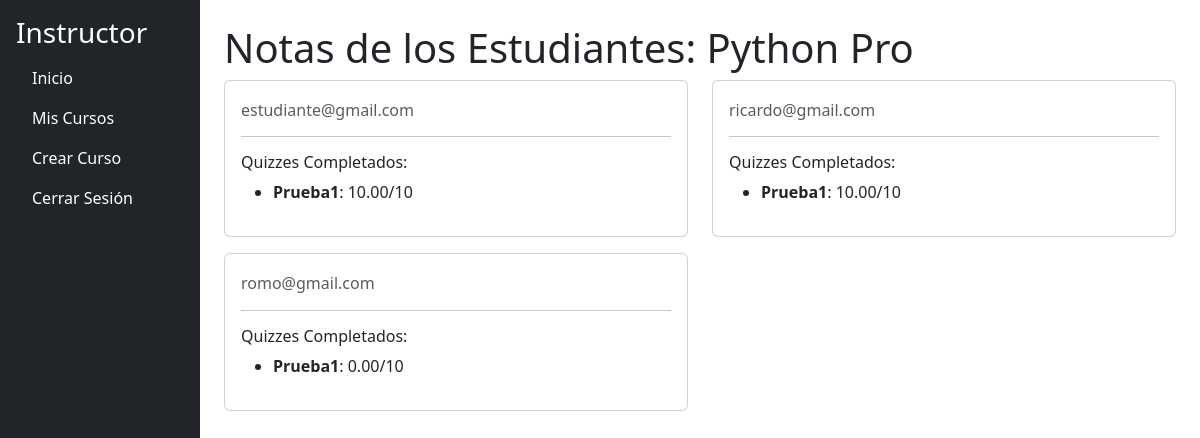
Screenshot of /instructor/course/1/students (signed in) with the database file from the repository.
### models.py (models this page shows, shortened)
class Course(db.Model):
    __tablename__ = 'courses'
    id = db.Column(db.Integer, primary_key=True)
    name = db.Column(db.String(200), nullable=False)
    description = db.Column(db.String(500), nullable=False)
    instructor_id = db.Column(db.Integer, db.ForeignKey('users.id'), nullable=False)
    modules = db.relationship('Module', back_populates='course', lazy=True, cascade='all, delete-orphan')
    enrollments = db.relationship(
        'CourseEnrollment', back_populates='course', lazy=True, cascade='all, delete-orphan'
    )

class User(UserMixin, db.Model):
    __tablename__ = 'users'
    id = db.Column(db.Integer, primary_key=True)
    username = db.Column(db.String(150), unique=True, nullable=False)
    email = db.Column(db.String(150), unique=True, nullable=False)
    password = db.Column(db.String(150), nullable=False)
    role_id = db.Column(db.Integer, db.ForeignKey('roles.id'), nullable=False)
    role = db.relationship('Role')
    courses = db.relationship('Course', backref='instructor', cascade='all, delete-orphan')  # Cursos que enseña
    enrollments = db.relationship('CourseEnrollment', backref='student', cascade='all, delete-orphan')  # Inscripciones
    responses = db.relationship('StudentResponse', backref='student', cascade='all, delete-orphan')  # Respuestas

class ContentItem(db.Model):
    __tablename__ = 'content_items'
    id = db.Column(db.Integer, primary_key=True)
    title = db.Column(db.String(100), nullable=False)
    type = db.Column(db.String(50), nullable=False)  # "text", "video", "file", "quiz"
    content = db.Column(db.Text, nullable=True)
    file_path = db.Column(db.String(255), nullable=True)
    order = db.Column(db.Integer, nullable=False)
    module_id = db.Column(db.Integer, db.ForeignKey('modules.id'), nullable=False)
    questions = db.relationship('QuizQuestion', backref='content_item', cascade='all, delete-orphan', lazy=True)
    module = db.relationship('Module', back_populates='content_items')

class StudentResponse(db.Model):
    __tablename__ = 'student_responses'
    id = db.Column(db.Integer, primary_key=True)
    student_id = db.Column(db.Integer, db.ForeignKey('users.id'), nullable=False)
    content_item_id = db.Column(db.Integer, db.ForeignKey('content_items.id', ondelete="CASCADE"), nullable=False)
    response = db.Column(db.Text, nullable=True)
    score = db.Column(db.Float, nullable=True)
    completed = db.Column(db.Boolean, default=False)
    completion_date = db.Column(db.DateTime, nullable=True)
    content_item = db.relationship('ContentItem', backref='responses')

### app.py (the view)
@app.route('/instructor/course/<int:course_id>/students', methods=['GET'])
@login_required
@role_required('instructor')
def course_students(course_id):
    course = Course.query.get_or_404(course_id)
    if course.instructor_id != current_user.id:
        flash('No tienes acceso a este curso.', 'danger')
        return redirect(url_for('instructor_dashboard'))
    enrollments = CourseEnrollment.query.filter_by(course_id=course_id).all()
    students_data = []
    for enrollment in enrollments:
        student = enrollment.student
        completed_quizzes = StudentResponse.query.filter_by(
            student_id=student.id,
            completed=True
        ).join(ContentItem).filter(
            ContentItem.module.has(course_id=course_id),
            ContentItem.type == 'quiz'
        ).all()
        quizzes = [
            {'title': quiz.content_item.title, 'score': quiz.score}
            for quiz in completed_quizzes
        ]
        students_data.append({
            'student': student,
            'quizzes': quizzes
        })
    return render_template('instructor/course_students.html', course=course, students=students_data)

### app.py (called while the page is built)
@login_manager.user_loader
def load_user(user_id):
    return User.query.get(int(user_id))

def role_required(role):
    def decorator(f):
        @wraps(f)
        def decorated_function(*args, **kwargs):
            if not current_user.is_authenticated or current_user.role.name != role:
                abort(403)
            return f(*args, **kwargs)
        return decorated_function
    return decorator

### app/templates/instructor/course_students.html (shortened to what this page needs)
{% extends "instructor/base_instructor.html" %}
{% block content %}
<h1>Notas de los Estudiantes: {{ course.name }}</h1>
<div class="row">
    {% for student_data in students %}
    <div class="col-md-6">
        <div class="card mb-3">
            <div class="card-body">
                <h6 class="card-subtitle mb-2 text-muted">{{ student_data.student.email }}</h6>
                {% if student_data.quizzes %}
                <hr>
                <h6>Quizzes Completados:</h6>
                <ul>
                    {% for quiz in student_data.quizzes %}
                    <li>
                        <strong>{{ quiz.title }}</strong>: {{ "%.2f"|format(quiz.score) }}/10
                    </li>
                    {% endfor %}
                </ul>
                {% else %}
                <p class="text-muted">Este estudiante no ha completado ningún quiz.</p>
                {% endif %}
            </div>
        </div>
    </div>
    {% endfor %}
</div>
{% endblock %}

### app/templates/instructor/base_instructor.html (shortened to what this page needs)
<!DOCTYPE html>
<html lang="es">
<head>
    <link rel="stylesheet" href="https://cdnjs.cloudflare.com/ajax/libs/bootstrap/5.3.0/css/bootstrap.min.css">
</head>
<body>
    <div class="d-flex">
        <nav class="bg-dark text-white p-3" style="min-width: 200px; height: 100vh;">
            <h3>Instructor</h3>
            <ul class="nav flex-column">
                <li class="nav-item">
                    <a href="{{ url_for('instructor_dashboard') }}" class="nav-link text-white">Inicio</a>
                </li>
                <li class="nav-item">
                    <a href="{{ url_for('instructor_courses') }}" class="nav-link text-white">Mis Cursos</a>
                </li>
                <li class="nav-item">
                    <a href="{{ url_for('new_course') }}" class="nav-link text-white">Crear Curso</a>
                </li>
                <li class="nav-item">
                    <a href="{{ url_for('logout') }}" class="nav-link text-white">Cerrar Sesión</a>
                </li>
            </ul>
        </nav>
        <div class="flex-grow-1 p-4">
            {% block content %}
            {% endblock %}
        </div>
    </div>
</body>
</html>

### rows the page displays
Course: name "Python Pro"
User: student.email "estudiante@gmail.com"
ContentItem: title "Prueba1" "Prueba1" "Prueba1"
StudentResponse: score "10.00"
User: student.email "ricardo@gmail.com"
StudentResponse: score "10.00"
User: student.email "romo@gmail.com"
StudentResponse: score "0.00"
